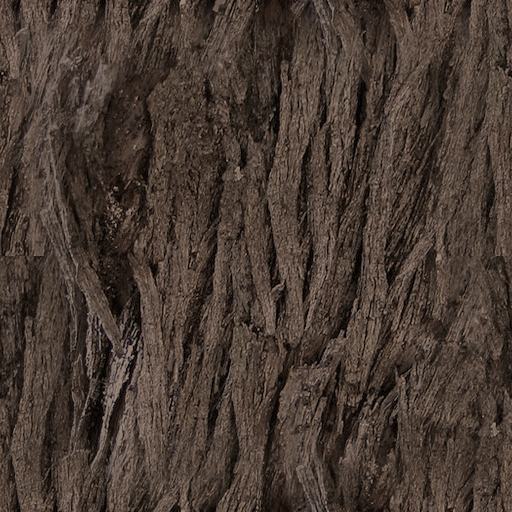
#> input picture Sources/Flora/Assets/aalii-bark.png, 512 x 512 px, given in place of Ground033_1K-JPG_Color.jpg, which was not available
$ python ground_textures.py ../Sources/Flora/Assets ../Sources/Flora/Assets/aalii-leaves.png
#> lines starting #> are read from the running program, lines starting #| are printed output that depends on the picture; pictures that were not available may be replaced by others from this repository, and a replacement may not be noted
#!/usr/bin/env python3
"""Cuts the per-community ground textures in Sources/Flora/Assets/ground from CC0 ambientCG
materials (docs/flora.md §9).

    python3 tools/ground_textures.py MATERIALS_DIR Sources/Flora/Assets/ground

MATERIALS_DIR holds the unzipped 1K-JPG downloads (ID_1K-JPG_Color.jpg, _NormalGL.jpg and
_Displacement.jpg for each ID in LAYERS), from https://ambientcg.com/get?file=ID_1K-JPG.zip.
Needs Pillow and NumPy.

Each layer becomes two 512² PNGs, tileable as the sources are (resized with wrap-around):
  ground-NAME.png         sRGB colour, its mean set to the target in linear light;
  ground-NAME-normal.png  the OpenGL-convention normal's x and y (x right, y up the texture;
                          z follows from them) in red and green, and the displacement
                          (0 low … 255 high) in blue, for height blending. No alpha: the
                          app decodes through premultiplied CoreGraphics, which would black
                          out the colour of texels with zero alpha.
Layer order is the bundle's biome channel order (Look.communities), then bare rock.
"""
import os
import sys

import numpy as np
from PIL import Image

SIZE = 512

# Layer name, ambientCG material, target mean colour (sRGB, applied in linear light).
# Targets are ground as seen up close, kept near the luminance of the community's canopy
# colour in Look.communities so the fade to it far away doesn't jump in brightness.
LAYERS = [
    ('strand', 'Ground033', (160, 150, 124)),        # pale calcareous sand
    ('rocky-shore', 'Gravel024', (62, 60, 56)),      # black basalt clinker (ʻaʻā)
    ('marsh', 'Ground051', (72, 68, 52)),            # wet mud
    ('dry-forest', 'Ground067', (118, 84, 60)),      # dry red-brown soil, litter, stones
    ('mesic-forest', 'Ground023', (84, 70, 52)),     # brown leaf litter over soil
    ('wet-forest', 'Ground024', (52, 58, 42)),       # dark wet litter with moss
    ('riparian', 'Ground038', (50, 50, 40)),         # dark wet litter, twigs, fern debris
    ('cloud-shrubland', 'Ground037', (62, 78, 46)),  # mossy ground
    ('bog', 'Moss003', (72, 86, 50)),                # wet moss over peat
    ('cliff', 'Rock029', (116, 72, 50)),             # weathered red basalt, lateritic soil
    ('montane', 'Ground068', (64, 72, 48)),          # moss over red soil and rock
    ('rock', 'Rock031', (62, 60, 58)),               # bare basalt for steep slopes (Look.rock)
]

AUTHOR = 'Lennart Demes (ambientCG)'
LICENCE = '[CC0 1.0](https://creativecommons.org/publicdomain/zero/1.0/)'


def decode(c):
    c = c / 255.0
    return np.where(c <= 0.04045, c / 12.92, ((c + 0.055) / 1.055) ** 2.4)


def encode(c):
    c = np.clip(c, 0, 1)
    return np.where(c <= 0.0031308, 12.92 * c, 1.055 * c ** (1 / 2.4) - 0.055) * 255.0


def resize_tiled(img, size=SIZE):
    """Resizes a tileable image so it still tiles: the filter sees the wrapped neighbours."""
    w, h = img.size
    big = Image.new(img.mode, (3 * w, 3 * h))
    for i in range(3):
        for j in range(3):
            big.paste(img, (i * w, j * h))
    big = big.resize((3 * size, 3 * size), Image.LANCZOS)
    return big.crop((size, size, 2 * size, 2 * size))


def main(src, out):
#> called with src = '../Sources/Flora/Assets', out = '../Sources/Flora/Assets/aalii-leaves.png'
    os.makedirs(out, exist_ok=True)
    rows = []
    for name, material, target in LAYERS:
        def path(kind):
            return os.path.join(src, f'{material}_1K-JPG_{kind}.jpg')
        colour = np.asarray(resize_tiled(Image.open(path('Color')).convert('RGB')), dtype=np.float64)
#> in resize_tiled, `w, h = img.size`: w = 512
#> in resize_tiled, `big = Image.new(img.mode, (3 * w, 3 * h))`: big: PIL image 1536x1536 RGB; every value is 0
#> in resize_tiled, img is the input picture: PIL image 512x512 RGB; mean R, G, B 72.8, 59.4, 51.2
        linear = decode(colour)
#> in decode, `return np.where(c <= 0.04045, c / 12.92, ((c + 0.055) / 1.055) ** 2.4)`:
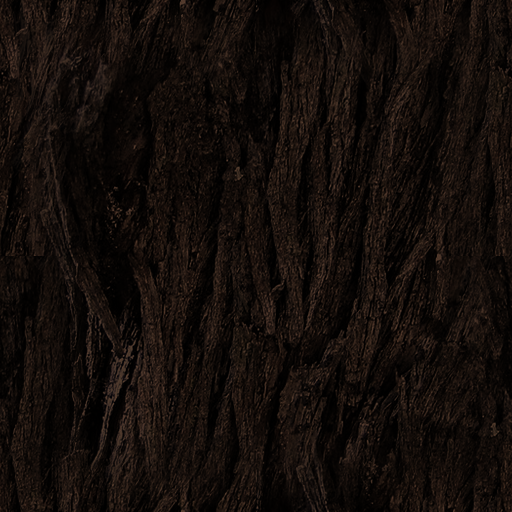
#> returned value: shape (512, 512, 3) float64; mean of channels 0, 1, 2 0.0782, 0.0529, 0.04; drawn as R, G, B
        mean = linear.reshape(-1, 3).mean(axis=0)
#> mean = [0.0782, 0.0529, 0.04]
        linear *= decode(np.array(target, dtype=np.float64)) / np.maximum(mean, 1e-4)
        # Crevices photographed black: nothing on the ground reflects much under 1%.
        linear = np.maximum(linear, 0.008)
        height = np.asarray(resize_tiled(Image.open(path('Displacement')).convert('L')), dtype=np.float64)
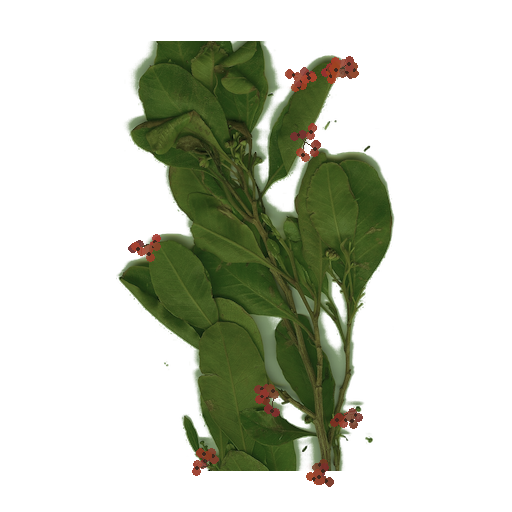
#> input picture Sources/Flora/Assets/aalii-leaves.png, 512 x 512 px, given in place of Ground033_1K-JPG_Displacement.jpg, which was not available
#> call 2 of resize_tiled, with size = 512
#> in resize_tiled (call 2), `big = Image.new(img.mode, (3 * w, 3 * h))`: big: PIL image 1536x1536 L; every value is 0
#> after the loop in resize_tiled (call 2), `for i in range(3):`:
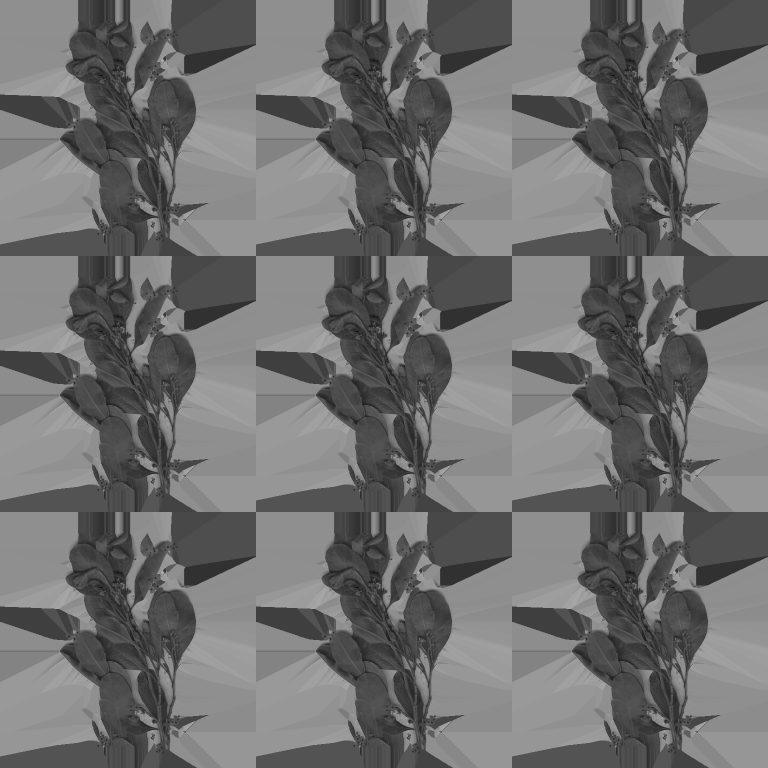
#> big: PIL image 1536x1536 L (shown at 1/2 size); min 0, max 178, mean 111.7
#> after the loop in resize_tiled (call 2), `for i in range(3):`:
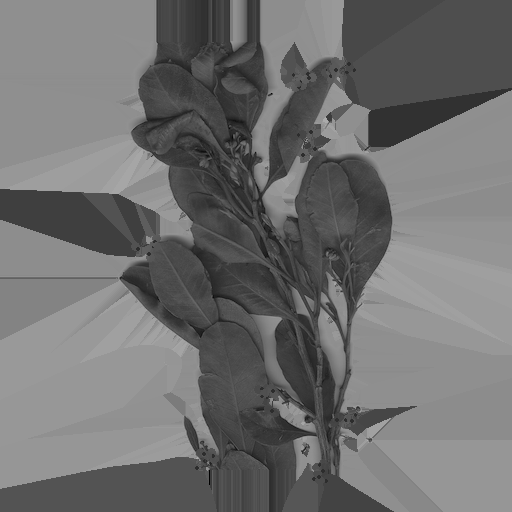
#> img: PIL image 512x512 L; min 0, max 178, mean 111.7
        lo, hi = np.percentile(height, [1, 99])
#> lo = 44; hi = 160
        height = np.clip((height - lo) / max(hi - lo, 1e-3), 0, 1) * 255.0
        Image.fromarray(encode(linear).round().astype(np.uint8), 'RGB').save(
            os.path.join(out, f'ground-{name}.png'), optimize=True)

        normal = np.asarray(resize_tiled(Image.open(path('NormalGL')).convert('RGB')), dtype=np.float64) / 127.5 - 1
#> call 3 of resize_tiled, with size = 512
#> after the loop in resize_tiled (call 3), `for i in range(3):`:
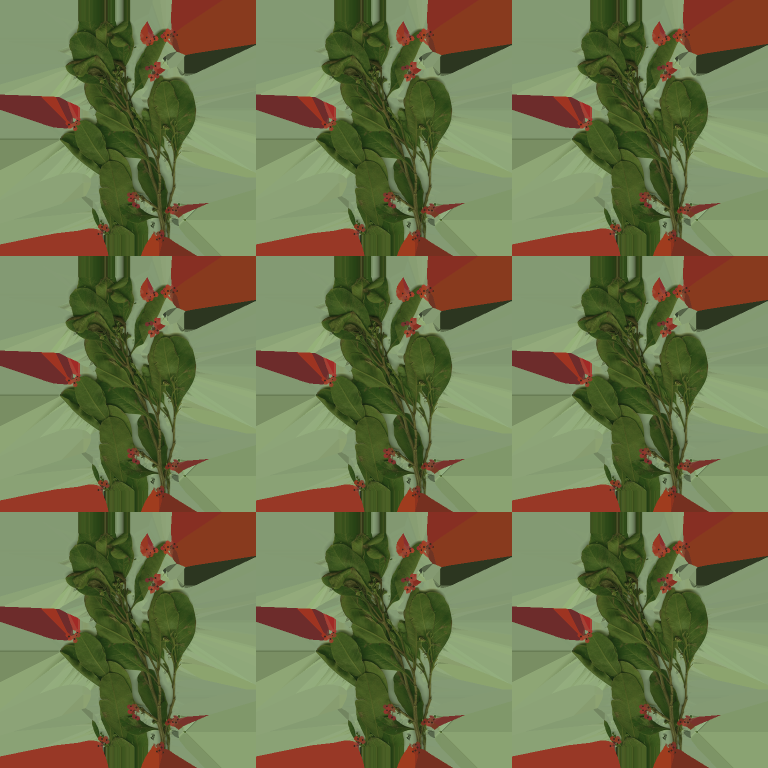
#> big: PIL image 1536x1536 RGB (shown at 1/2 size); mean R, G, B 112.3, 117.9, 77.6
#> after the loop in resize_tiled (call 3), `for i in range(3):`:
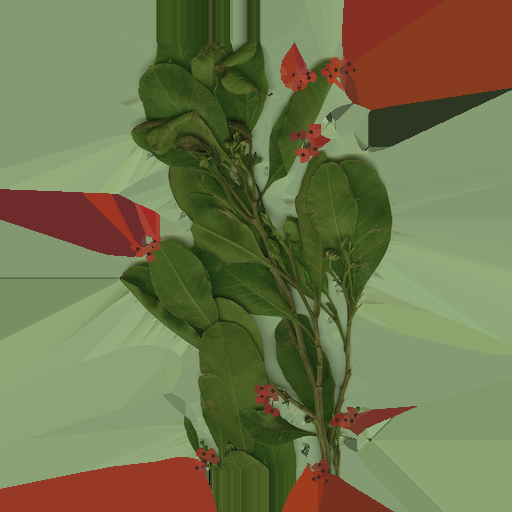
#> img: PIL image 512x512 RGB; mean R, G, B 112.3, 117.9, 77.6
        normal /= np.maximum(np.linalg.norm(normal, axis=2, keepdims=True), 1e-6)
        packed = np.dstack([(normal[..., :2] + 1) * 127.5, height]).round().clip(0, 255).astype(np.uint8)
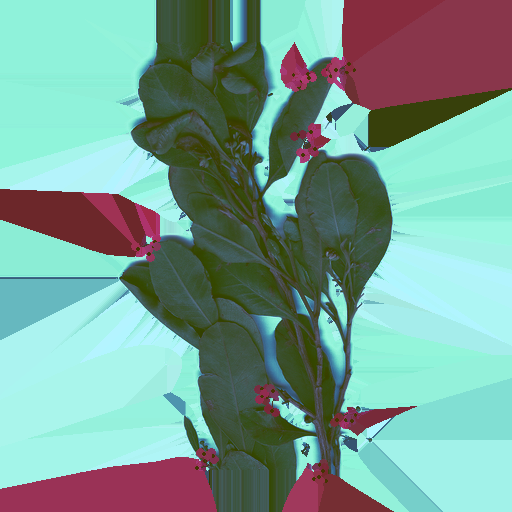
#> packed: shape (512, 512, 3); mean of channels 0, 1, 2 121, 160.1, 148.9; drawn as R, G, B
        Image.fromarray(packed, 'RGB').save(os.path.join(out, f'ground-{name}-normal.png'), optimize=True)
        url = f'https://ambientcg.com/view?id={material}'
        rows.append(f'| `ground-{name}.png`, `ground-{name}-normal.png` | [{material}]({url}) | {AUTHOR} | {LICENCE} |'
                    f' 512², mean set to sRGB {target}; displacement in the normal map\'s blue. |')
        print(name, material, 'source mean sRGB', tuple(int(v) for v in encode(mean).round()))
#| strand Ground033 source mean sRGB (79, 65, 56)
    with open(os.path.join(out, 'CREDITS.md'), 'w') as f:
        f.write('# Ground texture credits\n\n'
                'Cut by `tools/ground_textures.py` from the ambientCG materials below (1K-JPG\n'
                'downloads): resized to 512² with wrap-around, colour mean set in linear light,\n'
                'displacement packed into the normal map\'s blue channel. All CC0.\n\n'
                '| Texture | Source | Author | Licence | Notes |\n|---|---|---|---|---|\n')
        f.write('\n'.join(rows) + '\n')


if __name__ == '__main__':
#> (the run stopped early here; a loop or call above may not have finished)
